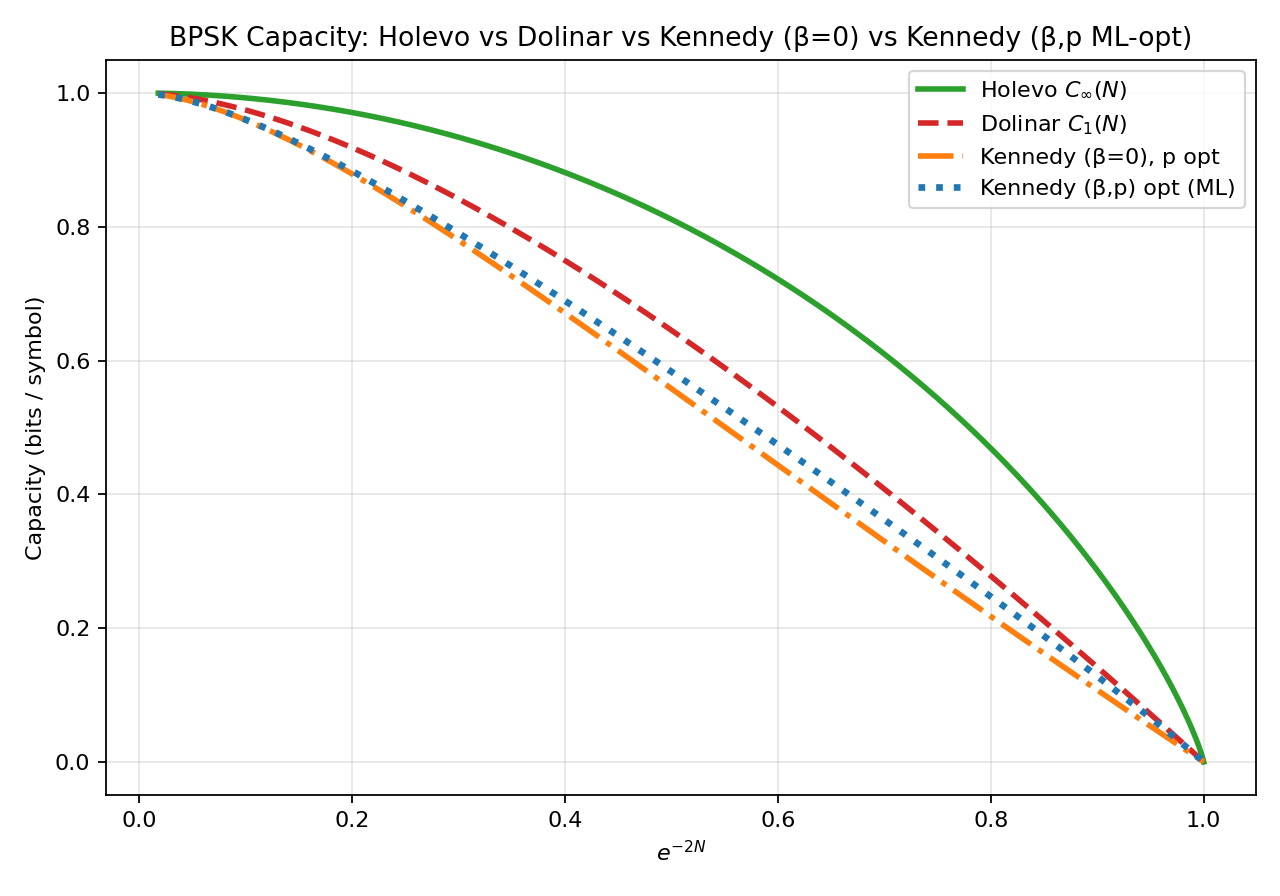

Write the Python code that produced this figure.
# kennedy_capacity_ml.py
# Reproduce/extend "Programming the Kennedy Receiver for Capacity Maximization"
# using ML-style optimization (PyTorch autograd) for β and p.

import numpy as np
import torch
import torch.nn.functional as F
import matplotlib.pyplot as plt
import csv
from math import sqrt, log

# ---------------------------
# Utilities (numerically stable)
# ---------------------------

def h2_np(q):
    """Binary entropy in bits (NumPy), vectorized, stable at 0/1."""
    q = np.clip(q, 1e-15, 1 - 1e-15)
    return -(q * np.log2(q) + (1 - q) * np.log2(1 - q))

def h2_t(q):
    """Binary entropy in bits (Torch), elementwise, stable at 0/1."""
    eps = 1e-12
    q = torch.clamp(q, eps, 1 - eps)
    return -(q * torch.log2(q) + (1 - q) * torch.log2(1 - q))

def holevo_C_infty(N):
    """Holevo capacity for coherent-state BPSK: C∞(N) = h2((1 - e^{-2N})/2)."""
    x = (1 - np.exp(-2 * N)) / 2.0
    return h2_np(x)

def dolinar_C1(N):
    """Symbol-by-symbol optimal capacity via Helstrom error (equal priors)."""
    # Helstrom error for two pure coherent states ±sqrt(N)
    Pe = 0.5 * (1 - np.sqrt(1 - np.exp(-4 * N)))
    return 1.0 - h2_np(Pe)

# ---------------------------
# Kennedy mutual information
# ---------------------------

def I_kennedy_np(N, beta, p):
    """
    Mutual information I(X;Y) for Kennedy/GK receiver (NumPy, scalar inputs).
    Phase aligned: alpha = sqrt(N) (real), beta real.
    """
    alpha = np.sqrt(N)
    q0 = np.exp(-beta**2)                # no-click given X = |−α>
    q1 = np.exp(-(2*alpha + beta)**2)    # no-click given X = |+α>
    qbar = p * q0 + (1 - p) * q1
    return h2_np(qbar) - p*h2_np(q0) - (1-p)*h2_np(q1)

def I_kennedy_t(N_t, beta_t, p_t):
    """
    Torch version (enables autograd). Inputs can be scalars (0-D tensors).
    """
    alpha_t = torch.sqrt(N_t)
    q0 = torch.exp(-beta_t**2)
    q1 = torch.exp(-(2*alpha_t + beta_t)**2)
    qbar = p_t * q0 + (1 - p_t) * q1
    return h2_t(qbar) - p_t * h2_t(q0) - (1 - p_t) * h2_t(q1)

# ---------------------------
# Optimize p for fixed beta (Kennedy β=0 baseline)
# ---------------------------

def optimize_p_for_fixed_beta(N, beta, tol=1e-12, maxit=200):
    """
    Optimize p in [0,1] for fixed beta using Newton's method (concave in p).
    """
    alpha = np.sqrt(N)
    q0 = np.exp(-beta**2)
    q1 = np.exp(-(2*alpha + beta)**2)
    # Start near symmetric
    p = 0.5
    for _ in range(maxit):
        qbar = p*q0 + (1 - p)*q1
        # Derivatives w.r.t p
        # dI/dp = h2'(qbar)*(q0 - q1) - h2(q0) + h2(q1)
        # h2'(x) = log2((1-x)/x)
        # h2''(x) = -(1 / ln2) * 1/(x(1-x)) < 0
        eps = 1e-15
        qbar = np.clip(qbar, eps, 1 - eps)
        d1 = np.log2((1 - qbar)/qbar) * (q0 - q1) - h2_np(q0) + h2_np(q1)
        d2 = -(q0 - q1)**2 / (np.log(2) * qbar * (1 - qbar))
        step = d1 / (d2 + 1e-30)
        p_new = np.clip(p - step, 0.0, 1.0)
        if abs(p_new - p) < tol:
            p = p_new
            break
        p = p_new
    return float(p)

# ---------------------------
# ML-style optimization of (beta, p) with PyTorch + Adam
# ---------------------------

def maximize_I_ml(N, restarts=5, steps=1500, lr=0.0001, seed=0, device="cuda:0", init = None, patience = 300, verbose = True):
    """
    For a single N, maximize I(X;Y) over real beta and p∈(0,1) using Torch/Adam.
    • p parameterized via sigmoid: p = sigmoid(theta_p)
    • beta is unconstrained real
    Returns best_I, best_beta, best_p
    """
    torch.manual_seed(seed)
    N_t = torch.tensor(float(N), dtype=torch.double, device=device)

    best_I = -1.0
    best_beta = 0.0
    best_p = 0.5

    for r in range(restarts):
        # ----- Initialization -----
        if init is not None and r == 0:
            beta = torch.tensor(init["beta"], dtype=torch.double, device=device)
            theta_p = torch.logit(
                torch.tensor(init["p"], dtype=torch.double, device=device)
            )
            if verbose:
                print(f"Warm start: β={init['beta']:.4f}, p={init['p']:.4f}")
        else:
            beta = torch.randn((), dtype=torch.double, device=device) * 0.5
            theta_p = torch.randn((), dtype=torch.double, device=device) * 0.5


        beta.requires_grad_(True)
        theta_p.requires_grad_(True)

        opt = torch.optim.Adam([beta, theta_p], lr=lr)
        scheduler = torch.optim.lr_scheduler.ExponentialLR(opt, gamma=0.995)

        best_I_r = -1.0
        best_beta_r = float(beta.item())
        best_p_r = float(torch.sigmoid(theta_p).item())

        no_improve = 0
        # ----- Optimization Loop -----
        for t in range(steps):
            p = torch.sigmoid(theta_p)
            p = torch.clamp(p, 1e-12, 1 - 1e-12)   # stability clamp

            I = I_kennedy_t(N_t, beta, p)
            loss = -I  # maximize I

            opt.zero_grad()
            loss.backward()
            opt.step()

            # Learning rate decay
            if (t + 1) % 50 == 0:
                scheduler.step()

            # Track best iterate
            I_val = I.item()
            if I_val > best_I_r:
                best_I_r = I_val
                best_beta_r = float(beta.item())
                best_p_r = float(p.item())
                no_improve = 0
            else:
                no_improve += 1

            # Print occasionally
            if verbose and (t + 1) % 300 == 0:
                print(f"[N={N:.3f} | Restart {r+1}] Step {t+1}/{steps} | "
                      f"β={beta.item():.5f}, p={p.item():.5f}, I={I_val:.7f}")

            # Early stopping
            if no_improve > patience:
                if verbose:
                    print(f"  → Early stop at step {t+1} (no improvement for {patience} steps)")
                break

        # ----- Evaluate restart best -----
        if verbose:
            print(f"Restart {r+1}/{restarts} done: I={best_I_r:.6f}, β={best_beta_r:.4f}, p={best_p_r:.4f}")

        if best_I_r > best_I:
            best_I = best_I_r
            best_beta = best_beta_r
            best_p = best_p_r

    if verbose:
        print(f"N={N:.4f} | best_I={best_I:.7f}, β*={best_beta:.5f}, p*={best_p:.5f}")

    return best_I, best_beta, best_p

# ---------------------------
# Main sweep over N, plotting, CSV
# ---------------------------

def main():
    # Range of photon numbers (paper shows emphasis on small N)
    N_vals = np.linspace(1e-6, 2.0, 10000)  # from very photon-starved to moderate
    device = "cuda:0"  # set "cuda" if you want GPU and have it

    C_inf = holevo_C_infty(N_vals)
    C1 = dolinar_C1(N_vals)

    # Kennedy β=0 with p optimized
    C_kennedy_beta0 = []
    p_beta0 = []
    for N in N_vals:
        p_opt = optimize_p_for_fixed_beta(N, beta=0.0)
        I_val = I_kennedy_np(N, beta=0.0, p=p_opt)
        C_kennedy_beta0.append(I_val)
        p_beta0.append(p_opt)
    C_kennedy_beta0 = np.array(C_kennedy_beta0)
    p_beta0 = np.array(p_beta0)

    # Kennedy with β and p jointly optimized (ML optimization)
    C_kennedy_ml = []
    beta_star = []
    p_star = []
    init = None
    for idx, N in enumerate(N_vals):
        best_I, best_beta, best_p = maximize_I_ml(
            float(N), restarts=6, steps=1800, lr=0.0001, seed=1234, device=device, init=init, patience=400, verbose= False
        )
        C_kennedy_ml.append(best_I)
        beta_star.append(best_beta)
        p_star.append(best_p)
        
        # Warm start next iteration
        init = {"beta": best_beta, "p": best_p}

        # optional small progress indicator
        if idx % 25 == 0:
            print(f"Progress: {idx}/{len(N_vals)} (N={N:.4f})")

    C_kennedy_ml = np.array(C_kennedy_ml)
    beta_star = np.array(beta_star)
    p_star = np.array(p_star)
    # Save CSV
    with open("kennedy_capacity_results.csv", "w", newline="") as f:
        w = csv.writer(f)
        w.writerow(["N", "exp(-2N)", "Holevo_Cinf", "Dolinar_C1",
                    "Kennedy_beta0", "Kennedy_optML", "p_beta0", "beta_star", "p_star"])
        for i in range(len(N_vals)):
            w.writerow([float(N_vals[i]), float(np.exp(-2*N_vals[i])), float(C_inf[i]), float(C1[i]),
                        float(C_kennedy_beta0[i]), float(C_kennedy_ml[i]), float(p_beta0[i]),
                        float(beta_star[i]), float(p_star[i])])

    # Plot Capacity vs e^{-2N} (to mirror the paper's x-axis)
    x = np.exp(-2 * N_vals)
    plt.figure(figsize=(8.0, 5.6))
    # Sort by x decreasing if you want the same left-to-right feel as the paper
    order = np.argsort(x)
    x_plot = x[order]
    plt.plot(x_plot, C_inf[order], label="Holevo $C_\\infty(N)$", lw=2.5, color="C2")
    plt.plot(x_plot, C1[order], "--", label="Dolinar $C_1(N)$", lw=2.5, color="C3")
    plt.plot(x_plot, C_kennedy_beta0[order], "-.", label="Kennedy (β=0), p opt", lw=2.5, color="C1")
    plt.plot(x_plot, C_kennedy_ml[order], ":", label="Kennedy (β,p) opt (ML)", lw=3.0, color="C0")

    plt.xlabel(r"$e^{-2N}$")
    plt.ylabel("Capacity (bits / symbol)")
    plt.title("BPSK Capacity: Holevo vs Dolinar vs Kennedy (β=0) vs Kennedy (β,p ML-opt)")
    plt.grid(True, alpha=0.3)
    plt.legend()
    plt.tight_layout()
    plt.savefig("kennedy_capacity_curves.png", dpi=160)

    # Auxiliary plots: optimal β and p vs N
    fig, ax = plt.subplots(1, 2, figsize=(10, 4))
    ax[0].plot(N_vals, beta_star, lw=2.0)
    ax[0].set_xlabel("N = |α|^2")
    ax[0].set_ylabel("β* (ML)")
    ax[0].set_title("Optimal Kennedy displacement β* vs N")
    ax[0].grid(True, alpha=0.3)
    ax[1].plot(N_vals, p_star, lw=2.0)
    ax[1].set_xlabel("N = |α|^2")
    ax[1].set_ylabel("p* (ML)")
    ax[1].set_title("Optimal prior p* vs N")
    ax[1].grid(True, alpha=0.3)
    plt.tight_layout()
    plt.savefig("kennedy_opt_params.png", dpi=160)

    print("Saved:")
    print("  kennedy_capacity_results.csv")
    print("  kennedy_capacity_curves.png")
    print("  kennedy_opt_params.png")



if __name__ == "__main__":
    main()
